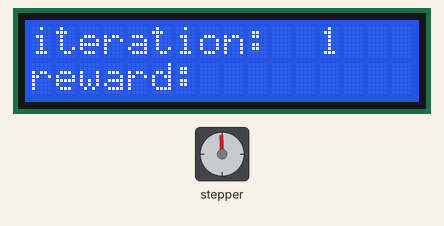
A sketch run on a simulated Arduino Uno, built with avr-gcc and run on an emulated ATmega328P. Parts: 16×2 character LCD, stepper motor. Random numbers use the default seed unless the sketch sets one; stepper angles assume 2048 steps per turn.

Above: at 0.22 s.
At 9.0 s:
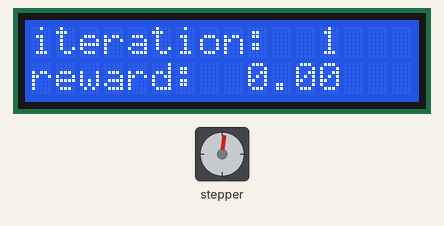
At 21.2 s:
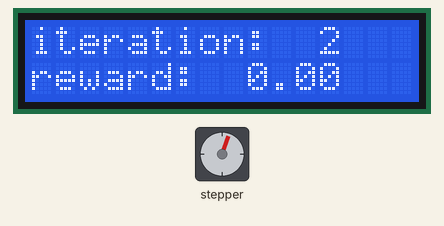
At 33.8 s:
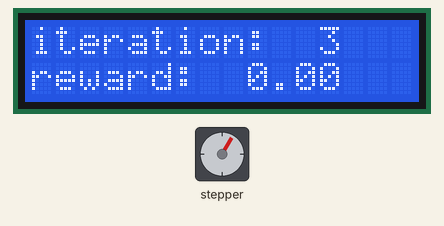
Timing chart, 0 to 40.0 s (numbered marks = the images above):
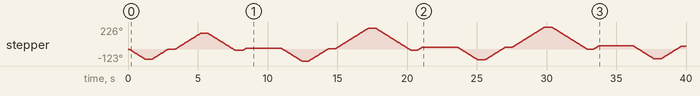

Measured:
- what the display in image 1 shows lasts 2.0 s, from 9.0 s to 11.0 s

The sketch:

ino.ino
```cpp
#include <Stepper.h>

#include <LiquidCrystal.h>
LiquidCrystal lcd(13, 12, 5, 4, 3, 2);

#include <stdio.h>
#include <math.h>

#define N 5
#define PI 3.14159
#define ITERATIONS 10
#define R 10

int iteration;

double instructions[N];

double reward(double* instruc, void (*f)(double)){
  float out = 0;
  for(int i = 0; i < N; i++){
    out *= R*instruc[i];
    (*f)(-instruc[i]);
  }
  return out;
}

double partial_reward(double* instruc, int with_respect_to_index){
  double out = 0;
  for(int i = 0; i < N; i++){
    if(i == with_respect_to_index){
      out *= R;
    } else {
      out *= R*instruc[i];
    }
  }
  return out;
}

void gradient_ascent(double* instruc){
  double learning_rate = 0.005;


  double magnitude = 0;
  for(int i = 0; i < N; i++){
    instruc[i] = instruc[i] + learning_rate*(partial_reward(instruc, i));
    magnitude += powf(instruc[i], 2);
  }

  magnitude = sqrt(magnitude);

  for(int i = 0; i < N; i++){
    instructions[i] = (instructions[i]/magnitude)*(2*PI);
  }


}

void display(double* a){
  for(int i = 0; i < N; i++){
    Serial.print(" ");
   Serial.print(a[i]);
  }
}

void init_instructions(double instruc[N]){
    randomSeed(analogRead(0));
    for(int i = 0; i < N; i++){
        instruc[i] = random(-360, 360) * (PI/180);
    }
}


const int stepsPerRev = 2048;


Stepper myStepper = Stepper(stepsPerRev, 8, 10, 9, 11);

void setup() {
  Serial.begin(9600);

  init_instructions(instructions);

  myStepper.setSpeed(15);

  lcd.begin(16, 2);

  iteration = 1;
}

void turn(double angle){
  myStepper.step(  (angle)/(PI*2) * stepsPerRev );
  delay(500);
}

void loop() {
   lcd.setCursor(0,0);
   lcd.print("iteration: ");
   lcd.setCursor(12,0);
   lcd.print(iteration);

   lcd.setCursor(0,1);
   lcd.print("reward: ");
   lcd.setCursor(9, 1);
   lcd.print(reward(instructions, &turn));


   gradient_ascent(instructions);

   delay(2000);

   iteration++;
}


// Wiring:
// Pin 8 to IN1 on the ULN2003 driver
// Pin 9 to IN2 on the ULN2003 driver
// Pin 10 to IN3 on the ULN2003 driver
// Pin 11 to IN4 on the ULN2003 driver
```
